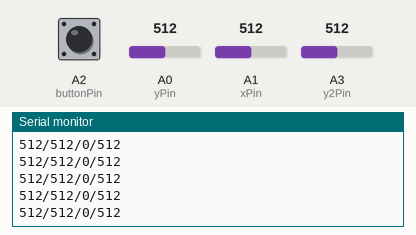
The sketch below on a simulated Arduino Uno, built with avr-gcc and run on an emulated ATmega328P. On the bench: the last lines printed to the serial monitor. The test bench sets the inputs (shaded band); at power-on: A1 (xPin) = 512, A0 (yPin) = 512, A2 (buttonPin) HIGH, A3 (y2Pin) = 512.

Above: at 2.7 s.
2.8 s: A1 (xPin) set to 106
At 3.3 s:
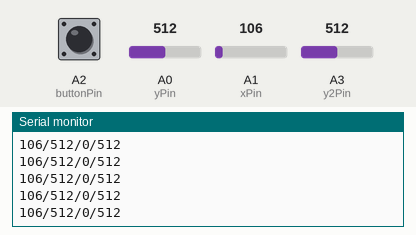
5.8 s: A1 (xPin) set to 94
At 6.5 s:
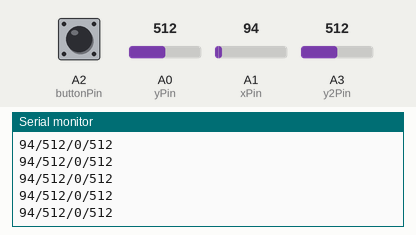
Timing chart, 0 to 8.8 s (numbered marks = the images above; inputs shaded):
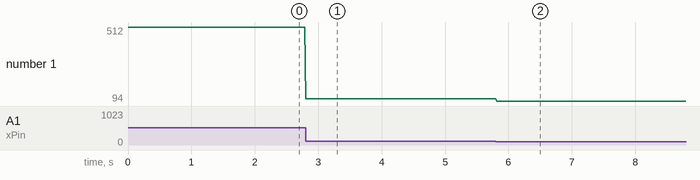

The sketch:

sketch_nov21a.ino
```cpp
int xPin = A1;
int yPin = A0;
int buttonPin = A2;
int y2Pin = A3;

void setup() {
  Serial.begin(9600);
  pinMode(buttonPin, INPUT_PULLUP); // assuming you used pull-up
}

void loop() {
  int x = analogRead(xPin);
  int y = analogRead(yPin);
  int y2 = analogRead(y2Pin);
  int button = 0;
  if (digitalRead(buttonPin) == 0)
  {
    button = 1;
  }


  // Format however SFML expects it
  Serial.print(x);
  Serial.print("/");
  Serial.print(y);
  Serial.print("/");
  Serial.print(button);
  Serial.print("/");
  Serial.print(y2);
  Serial.println();

  delay(100/6);
}
```

Measured:
- after the input at 2.8 s, the serial monitor: prints a new line at once (image 1)
- after the input at 5.8 s, the serial monitor: prints a new line at once (image 2)
- plotted number 1: 512 → 106 after the input at 2.8 s, 106 → 94 after the input at 5.8 s
